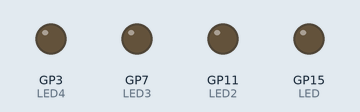
The program below on a simulated Raspberry Pi Pico running MicroPython. Parts: output pins drawn as LEDs (lit = HIGH). At 16.0 s the program stops and its outputs stay as they are.

Above: at 0.1 s.
At 3.1 s:
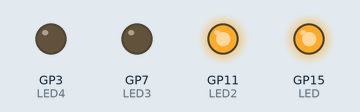
At 5.1 s:
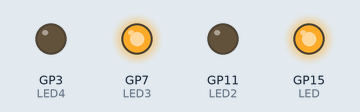
At 7.1 s:
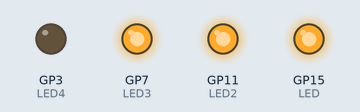
At 11.1 s:
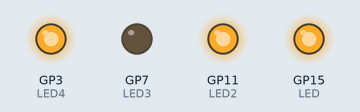
At 15.1 s:
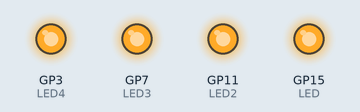
Timing chart, 0 to 17.5 s (numbered marks = the images above):
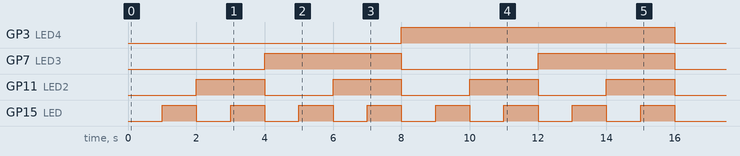

Measured:
- by itself, GP3 (LED4): LOW → HIGH at 8.0 s, → LOW 8.0 s later
- by itself, GP7 (LED3): alternates HIGH for 4.0 s and LOW for 4.0 s
- by itself, GP11 (LED2): alternates HIGH for 2.0 s and LOW for 2.0 s
- by itself, GP15 (LED): alternates HIGH for 1.0 s and LOW for 1.0 s

The program:

BINARY_COUNTER_WITH_LED.py
```python
from machine import Pin
from time import sleep

LED = Pin(15, Pin.OUT)
LED2 = Pin(11, Pin.OUT)
LED3 = Pin(7, Pin.OUT)
LED4 = Pin(3, Pin.OUT)

value1 = 0
value2 = 0
value3 = 0
value4 = 0

i = 0
while i < 16:
    LED.value(i % 2)
    LED2.value((i >> 1) % 2)
    LED3.value((i >> 2) % 2)
    LED4.value((i >> 2) // 2)
    i += 1
    sleep(1)


LED.value(0)
LED2.value(0)
LED3.value(0)
LED4.value(0)
```
